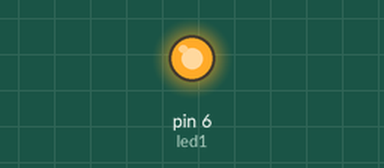
This sketch was run on a simulated Arduino Uno, built with avr-gcc and run on an emulated ATmega328P. Parts: output pins drawn as LEDs (lit = HIGH).

Above: at 0.1 s.
At 1.1 s:
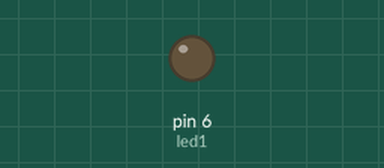
Timing chart, 0 to 2.6 s (numbered marks = the images above):
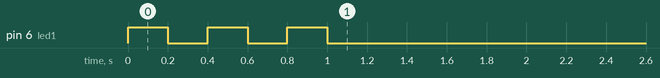

The sketch:

3_cops_sense_for.ino
```cpp
const int led1 = 6;          // donar nom al pin 6 de l’Arduino
unsigned long retard = 200;

void setup()
{
  pinMode (led1, OUTPUT);

    digitalWrite (led1,1);
    delay (retard);
    digitalWrite (led1,0);
    delay (retard);

     digitalWrite (led1,1);
    delay (retard);
    digitalWrite (led1,0);
    delay (retard);

     digitalWrite (led1,1);
    delay (retard);
    digitalWrite (led1,0);
    delay (retard);

}


void loop()
{}
```
